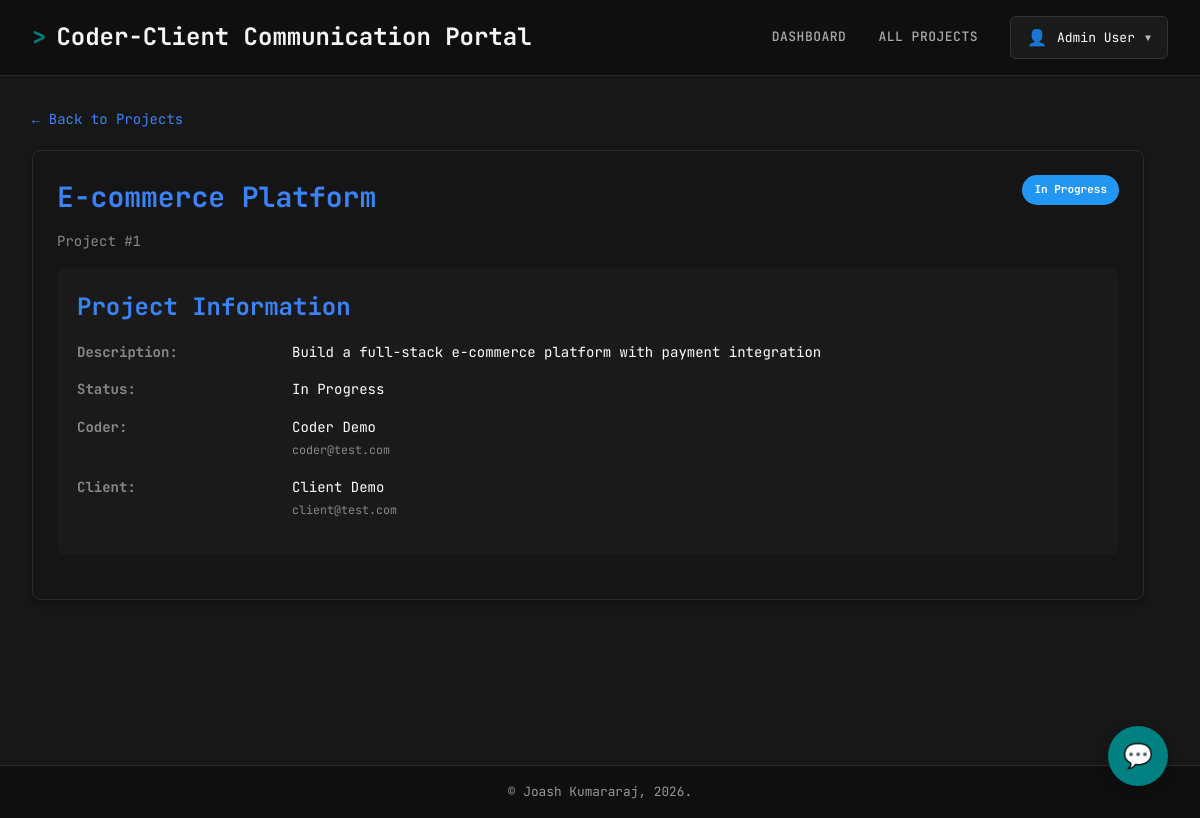
The page /projects/detail?id=1 (signed in) on the database its author committed.
### tables this page shows
CREATE TABLE IF NOT EXISTS
    projects (
        project_id INT AUTO_INCREMENT PRIMARY KEY,
        title VARCHAR(50) NOT NULL,
        description VARCHAR(1000) NOT NULL,
        image VARCHAR(255) DEFAULT NULL,
        status INT NOT NULL,
        coder_id INT NOT NULL,
        client_id INT,
        CONSTRAINT fk_projects_coder FOREIGN KEY (coder_id) REFERENCES users (user_id),
        CONSTRAINT fk_projects_client FOREIGN KEY (client_id) REFERENCES users (user_id)
    );

CREATE TABLE IF NOT EXISTS
    users (
        user_id INT AUTO_INCREMENT PRIMARY KEY,
        name VARCHAR(255) NOT NULL,
        email VARCHAR(255) UNIQUE NOT NULL,
        password VARCHAR(255) NOT NULL,
        role_id INT NOT NULL,
        CONSTRAINT fk_users_roles FOREIGN KEY (role_id) REFERENCES ROLES (role_id)
    );

### includes/constants.php (called while the page is built, shortened)
<?php
$statusLabels = [
    STATUS_PENDING => 'Pending',
    STATUS_IN_PROGRESS => 'In Progress',
    STATUS_COMPLETED => 'Completed'
];
$statusColors = [
    STATUS_PENDING => '#FFA500',
    STATUS_IN_PROGRESS => '#2196F3',
    STATUS_COMPLETED => '#4CAF50'
];
?>

### includes/auth.php (called while the page is built, shortened)
<?php
function getCurrentUser()
{
    return [
        'user_id' => $_SESSION['user_id'] ?? null,
        'name' => $_SESSION['name'] ?? null,
        'email' => $_SESSION['email'] ?? null,
        'role' => $_SESSION['role'] ?? null
    ];
}
?>

### projects/detail.php (the view, shortened to what this page needs)
<?php
require_once './includes/auth.php';
$user = getCurrentUser();
require_once './config/db.php';
require_once './includes/constants.php';
$projectId = $_GET['id'] ?? null;
$stmt = $db->prepare("
    SELECT projects.*,
           coders.name as coder_name,
           coders.email as coder_email,
           clients.name as client_name,
           clients.email as client_email
    FROM projects
    LEFT JOIN users as coders ON projects.coder_id = coders.user_id
    LEFT JOIN users as clients ON projects.client_id = clients.user_id
    WHERE projects.project_id = :project_id
");
$stmt->execute(['project_id' => $projectId]);
$project = $stmt->fetch(PDO::FETCH_OBJ);
require_once './includes/header.php';
?>
<a href="<?= BASE_URL; ?>/projects" class="back-link">← Back to Projects</a>
<div class="project-details-container">
    <div class="card project-info-section">
        <div class="project-header">
            <div>
                <h1 class="project-title">
                    <?= htmlspecialchars($project->title); ?>
                </h1>
                <div class="project-id">Project #<?= $project->project_id; ?></div>
            </div>
            <span class="project-status" style="background-color: <?= $statusColors[$project->status]; ?>">
                <?= $statusLabels[$project->status]; ?>
            </span>
        </div>
        <div class="detail-section">
            <h3>Project Information</h3>
            <div class="detail-grid">
                <div class="detail-label">Description:</div>
                <div class="detail-value">
                    <?= htmlspecialchars($project->description); ?>
                </div>
                <div class="detail-label">Status:</div>
                <div class="detail-value">
                    <?= $statusLabels[$project->status]; ?>
                </div>
                <?php if ($user['role'] !== 'coder'): ?>
                    <div class="detail-label">Coder:</div>
                    <div class="detail-value">
                        <?php if ($project->coder_name): ?>
                            <?= htmlspecialchars($project->coder_name); ?>
                            <br>
                            <small style="color: #888;">
                                <?= htmlspecialchars($project->coder_email); ?>
                            </small>
                        <?php else: ?>
                            <span style="color: #888;">Not assigned</span>
                        <?php endif; ?>
                    </div>
                <?php endif; ?>
                <?php if ($user['role'] !== 'client'): ?>
                    <div class="detail-label">Client:</div>
                    <div class="detail-value">
                        <?php if ($project->client_name): ?>
                            <?= htmlspecialchars($project->client_name); ?>
                            <br>
                            <small style="color: #888;">
                                <?= htmlspecialchars($project->client_email); ?>
                            </small>
                        <?php else: ?>
                            <span style="color: #888;">Not assigned</span>
                        <?php endif; ?>
                    </div>
                <?php endif; ?>
            </div>
        </div>
    </div>
</div>
<button class="toggle-feedback-btn" onclick="toggleFeedback()" title="Toggle Feedback">
    💬
</button>
<?php require_once './includes/footer.php'; ?>

### assets/style.css (style rules this page uses)
:root { --color-primary: #008080; --color-primary-dark: #006c6c; --color-bg-main: #171717; --color-bg-dark: #0f0f0f; --color-bg-card: #151515; --color-bg-input: #1a1a1a; --color-border: #2a2a2a; --color-border-light: #333; --color-text: #e0e0e0; --color-text-muted: #aaa; --color-text-dim: #888; --color-danger: #ef4444; --color-success: #10b981; --color-info: #3b82f6; --color-warning: #cf840b; }
* { margin: 0; padding: 0; box-sizing: border-box; }
body { background-color: var(--color-bg-main); color: var(--color-text); font-family: "JetBrains Mono", "Courier New", monospace; font-size: 14px; line-height: 1.6; scroll-behavior: smooth; }
.card, div[class*="card"] { background: var(--color-bg-card); border: 1px solid var(--color-border); border-radius: 8px; padding: 1.5rem; margin-bottom: 1.5rem; box-shadow: 0 4px 6px rgba(0, 0, 0, 0.3); }
.project-status { display: inline-block; padding: 6px 12px; border-radius: 20px; font-size: 11px; font-weight: 700; color: white; }
.project-header { display: flex; justify-content: space-between; align-items: start; margin-bottom: 15px; }
.project-title { font-size: 28px; color: var(--color-info); margin: 0 0 10px 0; }
.project-id { color: var(--color-text-dim); font-size: 14px; }
.project-details-container { display: flex; gap: 1.5rem; align-items: flex-start; }
.project-info-section { flex: 1; transition: all 0.3s ease; }
.detail-section { background: var(--color-bg-input); padding: 20px; border-radius: 8px; margin-bottom: 20px; }
.detail-section h3 { color: var(--color-info); margin-top: 0; margin-bottom: 15px; }
.detail-grid { display: grid; grid-template-columns: 200px 1fr; gap: 15px; margin-bottom: 15px; }
.detail-label { color: var(--color-text-dim); font-weight: bold; }
.detail-value { color: white; }
.project-info-section { flex: 1; }
.toggle-feedback-btn { position: fixed; bottom: 2rem; right: 2rem; width: 60px; height: 60px; border-radius: 50%; background: var(--color-primary); color: white; border: none; font-size: 24px; cursor: pointer; box-shadow: 0 4px 12px rgba(0, 0, 0, 0.3); transition: all 0.3s ease; z-index: 100; }
a { text-decoration: none; transition: color 0.2s; color: var(--color-info); }
.back-link { color: var(--color-info); text-decoration: none; margin-bottom: 20px; display: inline-block; }
h1, h2, h3, h4, h5, h6 { color: #f5f5f5; font-weight: 700; }
h1 { font-size: 2.5rem; }
h3 { font-size: 1.5rem; }

### rows shown on the page
projects: title "E-commerce Platform", project_id "1", status "In Progress", description "Build a full-stack e-commerce platform with payment integration", coder.name "Coder Demo", coder.email "coder@test.com", client.name "Client Demo", client.email "client@test.com"

### other values the page prints
$user['name'] "Admin User"
